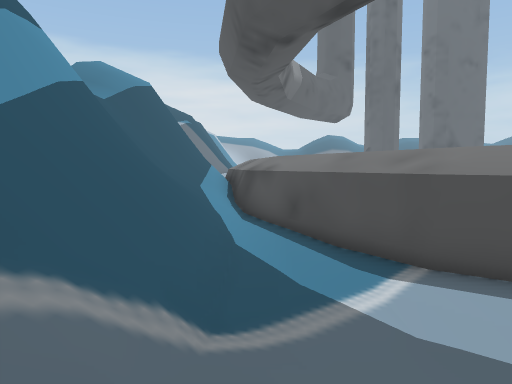
View 1 (above)

21 first-person views from a walk through a 3-D level made in the Unity game engine. The camera is 1.4 m above the floor, tilts 4° down and sees 70° across. The floor is counted in squares, 2 m on a side. Each view is taken from the middle of a square. On the plan, view 1 faces up. The plan holds only what a view shows up to about 11 squares ahead; the rest is blank. The place goes on beyond the plan. The player is left out.

View 2
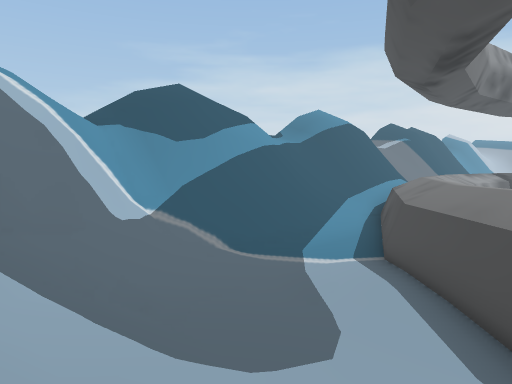

View 3
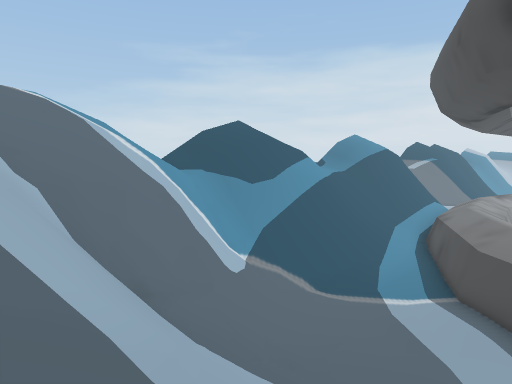

View 4
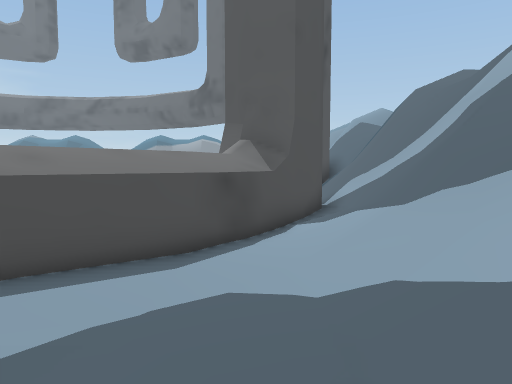

View 5
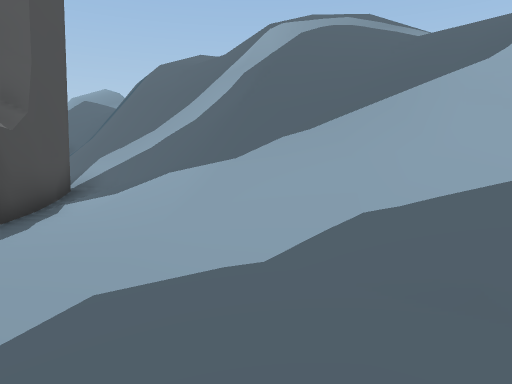

View 6
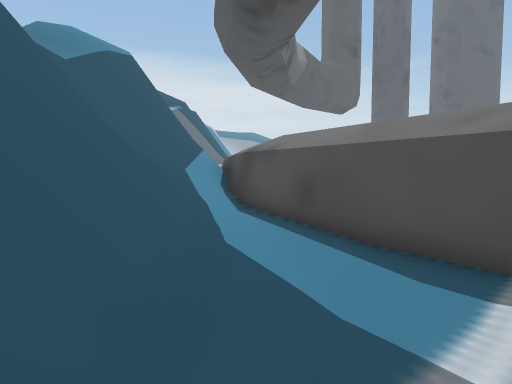

View 7
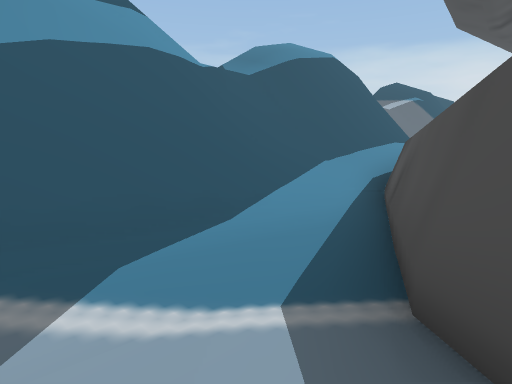

View 8
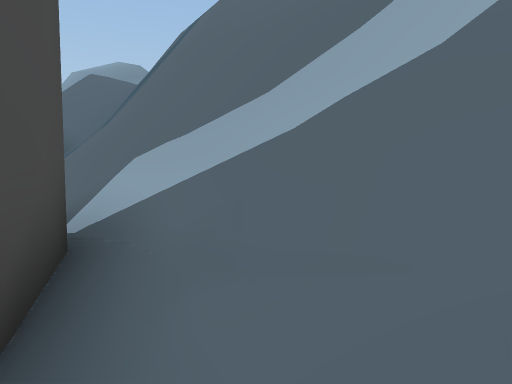

View 9
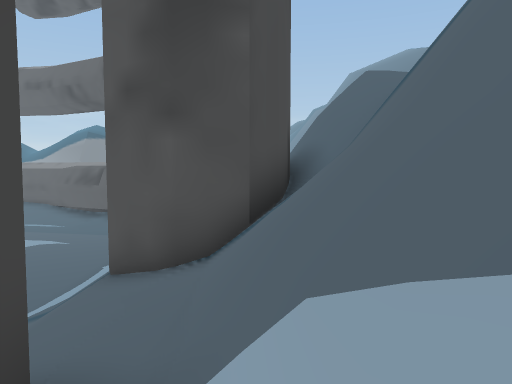

View 10
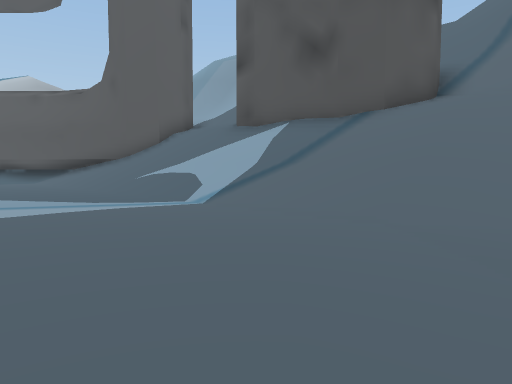

View 11
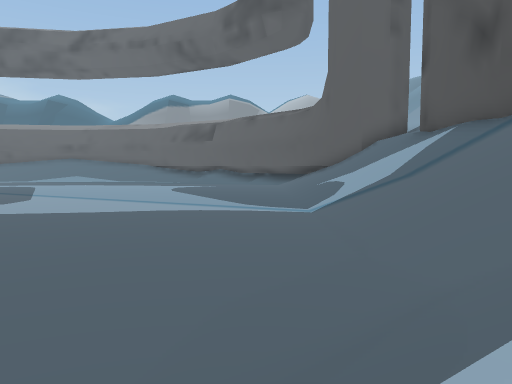

View 12
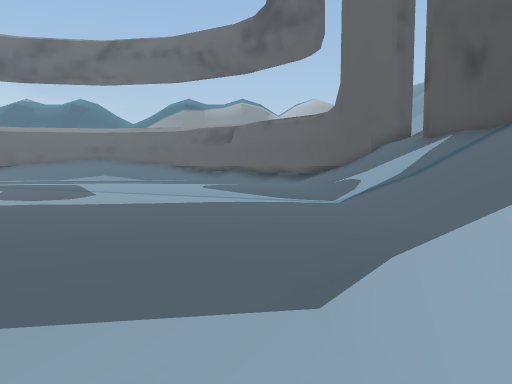

View 13
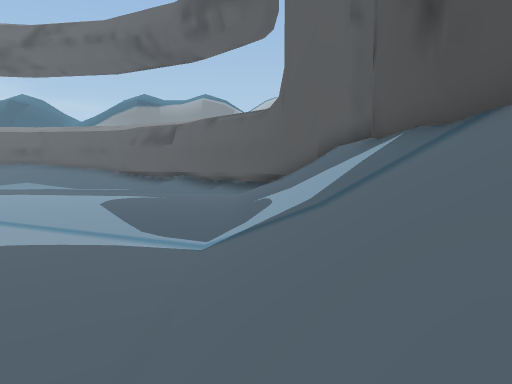

View 14
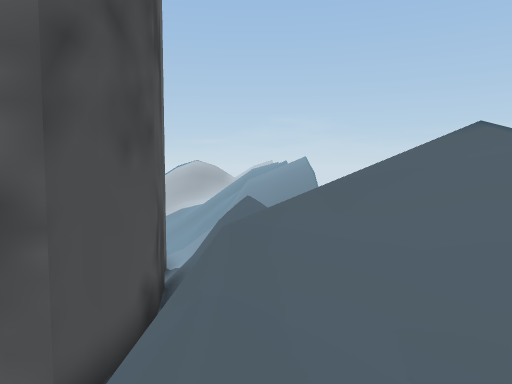

View 15
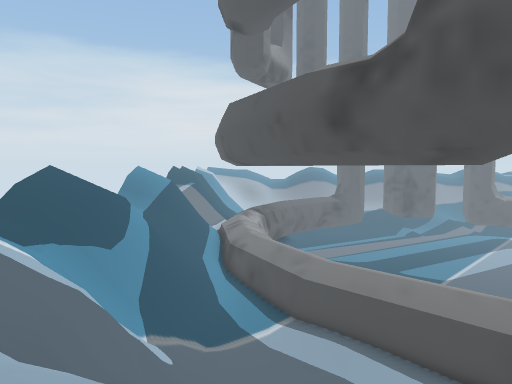

View 16
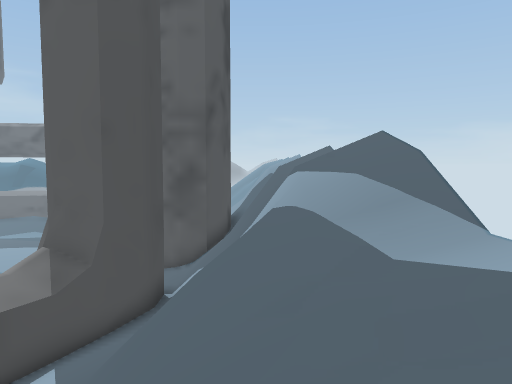

View 17
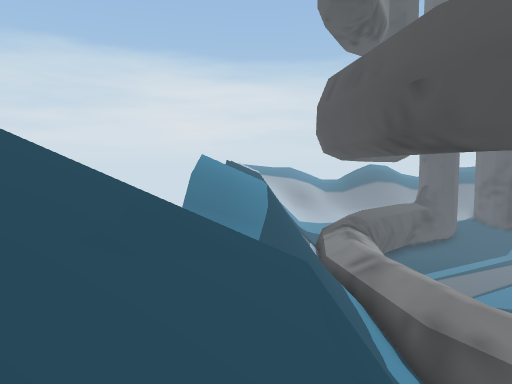

View 18
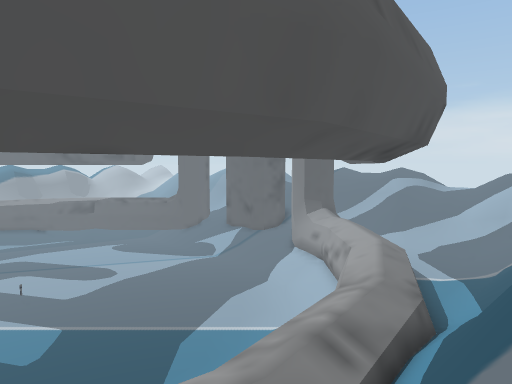

View 19
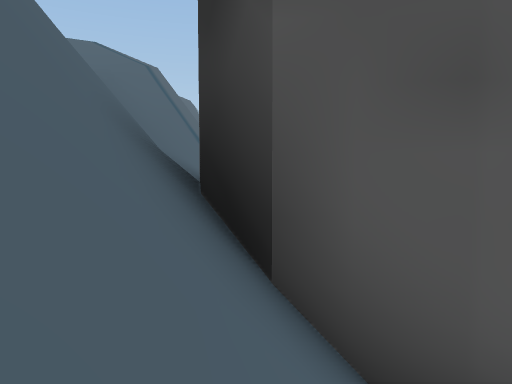

View 20
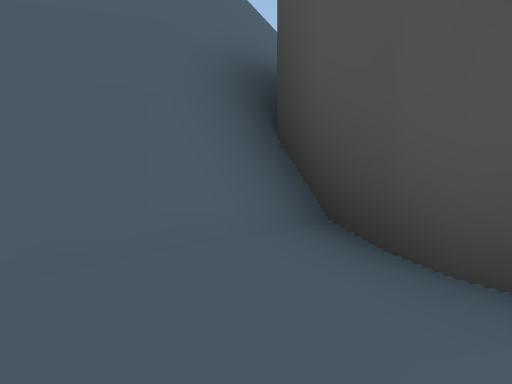

View 21
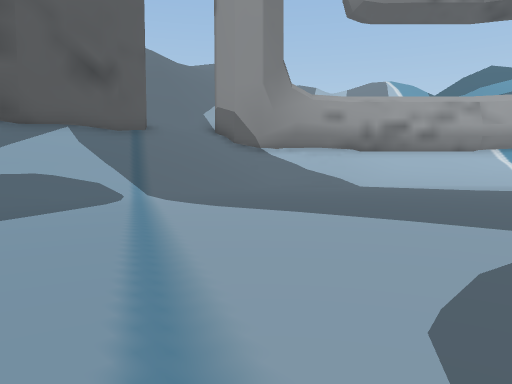

### Floor plan
Key: @ floor where view 1 was taken; # wall or solid block; x gap in a wall; . main floor; : floor 4.5 m higher than the main floor; + floor 4.75 m higher than the main floor; * floor 10.75 m higher than the main floor; % floor 11.25 m higher than the main floor; / step, stairs or slope; = window, fence, low wall or low ledge; ^ raised ledge; v drop or lower ground.
Columns run from 5 left of view 1 to 24 right of it. Each row starts with its distance up from view 1.
 21  /
 20
 19
 18
 17
 16   vv#
 15   vv##
 14   v#^#
 13 //##x^
 12 //##/^                  ..
 11 //##/#                .......
 10 //##/##             .........
  9   #=/+#         ..............
  8  /#=/+##        ..............
  7  /##/+:#        ..............
  6  /##/+:##       ..............
  5 //##=+::#     / ..............
  4 //##/+::##      //............
  3 //##/+::+##     ///...........
  2 //##//::::##      ////////////
  1 //##///::::###     ///////////
  0 //=##@/+++++:###   ///////////
 -1 ///v#/////////:##  :::#####:::
 -2 ///v#//////////+##++++##  ##++
 -3 ////##=///////////////### #///
 -4   ///vv/////=#########=/#####
 -5     ////////=#########//####
 -6        //*/////////////*////
 -7       / /%////   /////   ///

Where each view was taken, in squares from view 1:
view 1: 0 up, 0 right, facing up
view 2: 3 down, 6 right, facing up-left
view 3: 5 down, 5 right, facing up-left
view 4: 0 up, 0 right, facing right
view 5: 1 up, 2 right, facing down-right
view 6: 2 up, 0 right, facing up
view 7: 3 up, 3 right, facing up-left
view 8: 1 down, 8 right, facing down-right
view 9: 3 down, 11 right, facing right
view 10: 7 up, 13 right, facing down-right
view 11: 4 up, 11 right, facing right
view 12: 5 up, 9 right, facing right
view 13: 2 up, 13 right, facing right
view 14: 6 down, 11 right, facing right
view 15: 7 down, 1 right, facing up
view 16: 5 down, 1 right, facing right
view 17: 3 up, 4 left, facing up
view 18: 21 up, 4 left, facing down-right
view 19: 3 down, 24 right, facing left
view 20: 1 down, 24 right, facing down-left
view 21: 11 up, 23 right, facing down-left
